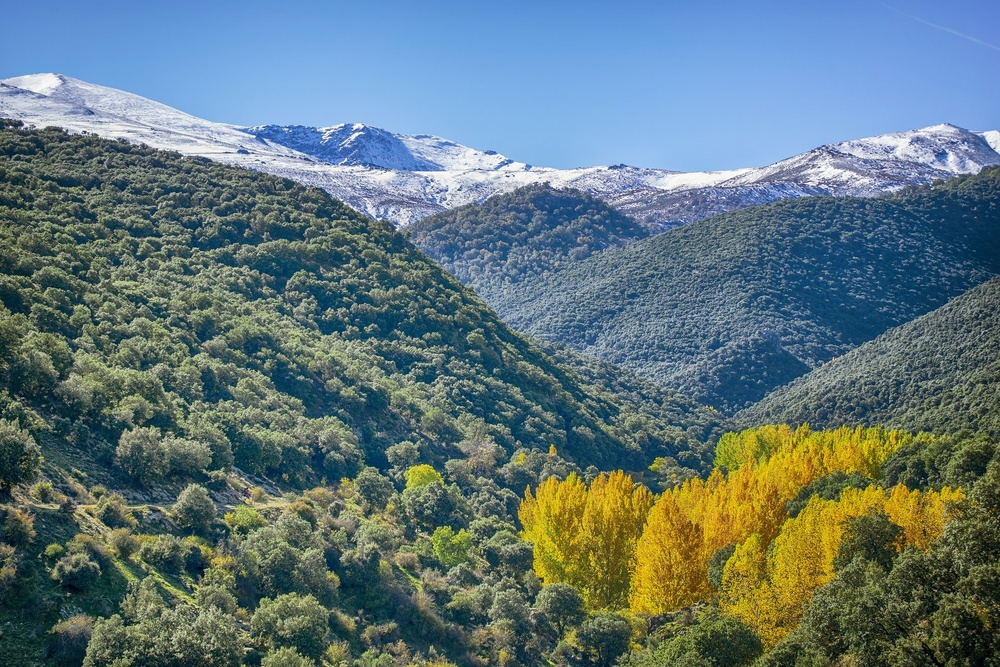
//> input picture week10/landscape.jpg, 1000 x 667 px, shrunk from 1920 x 1280 before the run
$ ./main   (built with g++ and OpenCV 4)
//> lines starting //> are read from the running program, lines starting //| are printed output that depends on the picture; after the words box and inside, x2 and y2 are one past the last pixel; in counts of white or black regions, pixels touching at a corner belong together
//
//  main.cpp
//  week10
//
//  Created by 임성현 on 2020/05/24.
//  Copyright © 2020 임성현. All rights reserved.
//

#include <iostream>
#include <opencv2/opencv.hpp>

using namespace std;
using namespace cv;

Mat img_src;
string szWinName1 = "Main";
string szTrackbarName1 = "brightness";
string szTrackbarName2 = "contrast";

void ex00();
int calcBrightness(Mat m);
void onChange_Brightness(int value, void*);
void onChange_Contrast(int value, void*);
void addBrightness(Mat m, int v);
void multiplyContrast(Mat m, double v);
double mymin(double a, double b);

void ex01();
Mat calc_myHistogram(Mat m, int nBins);
void draw_histo(Mat hist, Mat &hist_img, Size size = Size(256, 200)) {
    hist_img = Mat(size, CV_8U, Scalar(255));               // 그래프 행렬
    float bin_width = (float)hist_img.cols / hist.rows;     // 한 계급의 너비(높이 / 너비)
    normalize(hist, hist, 0, hist_img.rows, NORM_MINMAX);   // histogram 정규화

    for (int i = 0; i < hist.rows; i++) {
        float start_x = i * bin_width;
        float end_x = (i+1) * bin_width;
        Point2f pt1(start_x, 0);
        Point2f pt2(end_x, hist.at<float>(i));

        if (pt2.y > 0) {    // 0인 경우는 사각형을 그릴 필요가 없다.
            rectangle(hist_img, pt1, pt2, Scalar(0), -1);   // 막대 사각형 그리기
        }
    }
    flip(hist_img, hist_img, 0);                            // x축 기준으로 상하 반전.
}


void ex02();
void create_hist(Mat img, Mat &hist, Mat &hist_img);


// [55 lines left out: functions main, create_hist, ex02, not called in this run]

void ex01() {
    Mat m_src = imread("/Users/seonghyeon/xCode/opencv/opencv/week10/landscape.jpg", IMREAD_GRAYSCALE);
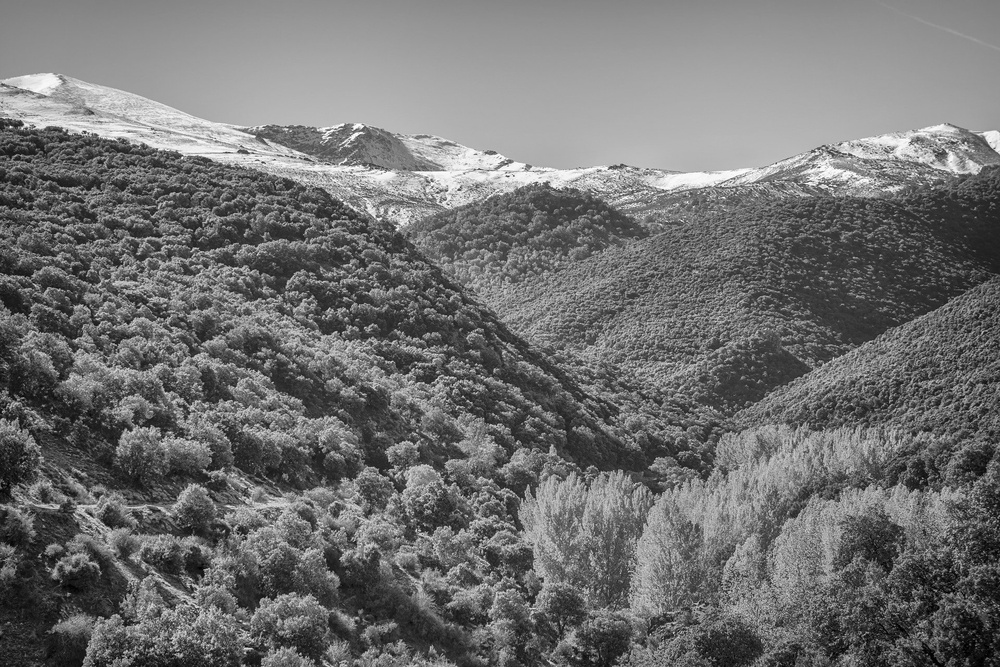
//> m_src: 667 rows x 1000 cols, CV_8UC1; min 0, max 255, mean 112.7
    Mat m_src2 = imread("/Users/seonghyeon/xCode/opencv/opencv/week10/C.jpg", IMREAD_GRAYSCALE);
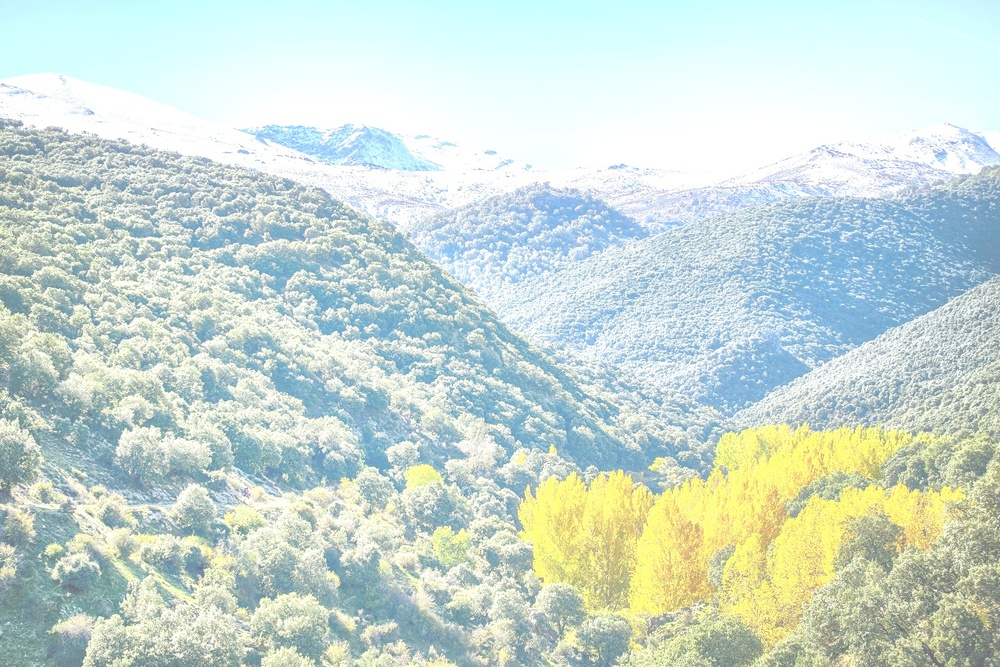
//> input picture week10/C.jpg, 1000 x 667 px, shrunk from 1920 x 1280 before the run
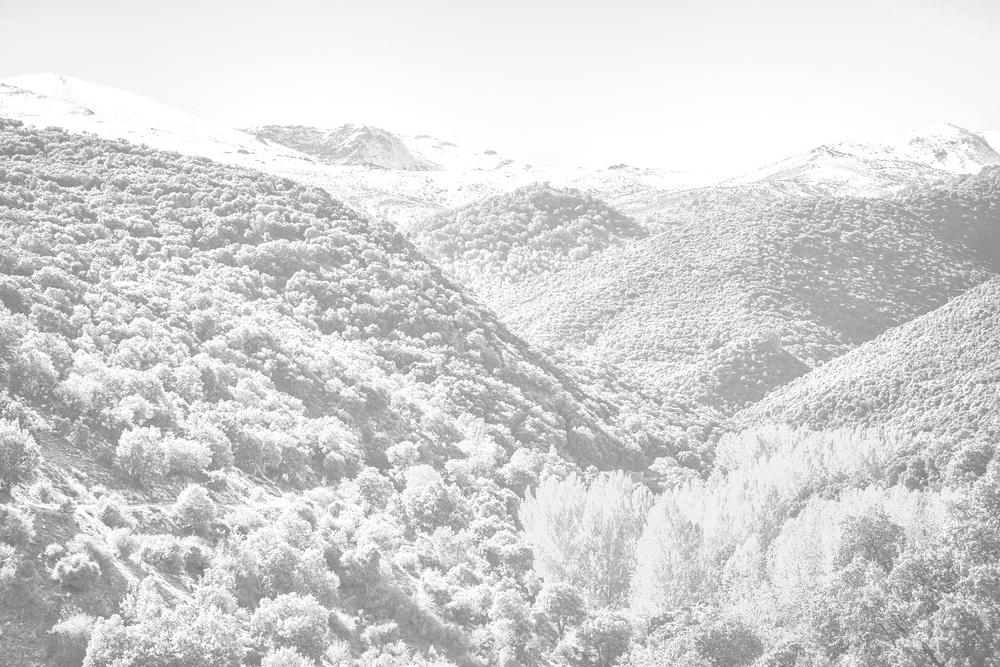
//> m_src2: 667 rows x 1000 cols, CV_8UC1; min 99, max 255, mean 212.7
//> in calc_myHistogram, `calcHist(&m, 1, channels, Mat(), hist, 1, hitSize, ranges);`: hist = 256 values, max 5477 at index 144, min 34 at index 1, mean 2605.5
    Mat m_histo_img1, m_histo_img2;
    imshow("사진", m_src);

    Mat hist1 = calc_myHistogram(m_src, 256);
//> hist1 has the same summary as hist in calc_myHistogram
    Mat hist2 = calc_myHistogram(m_src2, 256);
//> hist2 = 256 values, max 33154 at index 255, min 0 at index 0, mean 2605.5
//> in draw_histo, `hist_img = Mat(size, CV_8U, Scalar(255));`: hist_img: 200 rows x 256 cols, CV_8UC1; every value is 255
//> in draw_histo, `normalize(hist, hist, 0, hist_img.rows, NORM_MINMAX);`: hist = 256 values, max 200 at index 144, min 0 at index 1, mean 94.49
//> the loop in draw_histo, `for (int i = 0; i < hist.rows; i++)` made 256 passes
//> pt2 on passes 1 to 3: Point(1, 1.03), Point(2, 0), Point(3, 0.992)
//> after the loop in draw_histo, `for (int i = 0; i < hist.rows; i++)`:
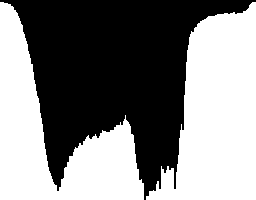
//> hist_img: 200 rows x 256 cols, CV_8UC1; 51.3% white; 1 black region, box (x1, y1, x2, y2) and area: (0, 0, 256, 200) 24922
//> in draw_histo, `flip(hist_img, hist_img, 0);`:
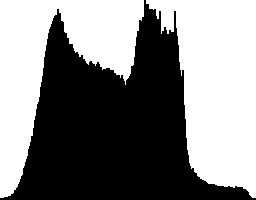
//> hist_img: 200 rows x 256 cols, CV_8UC1; 51.3% white; 1 black region, box (x1, y1, x2, y2) and area: (0, 0, 256, 200) 24922

    /*
    for (int i = 0; i < hist.rows; i++) {
        cout << i << ": " << hist.at<float>(i, 0) << endl;
    }
    */

    draw_histo(hist1, m_histo_img1);
//> hist1 has the same summary as hist in draw_histo
    draw_histo(hist2, m_histo_img2);

    imshow("histogram", m_histo_img1);
    imshow("histogram2", m_histo_img2);

    waitKey(0);
}

Mat calc_myHistogram(Mat m, int nBins) {
    Mat hist;
    int channels[] = { 0 };     // 채널 목록
    int hitSize[] = { nBins };  // bin 개수
    float range[] = { 0, 256 }; // 0 - 255까지, 조각내자.
    const float* ranges[] = { range };
    calcHist(&m, 1, channels, Mat(), hist, 1, hitSize, ranges);
    return hist;
}


// [13 lines left out: functions onChange_Brightness, onChange_Contrast, not called in this run]

double mymin(double a, double b) {
    return (a < b) ? a : b;
}

void multiplyContrast(Mat m, double v) {
    m = m * v;
}

// [49 lines left out: functions calcBrightness, addBrightness, ex00, not called in this run]

// added to run one function of the file
int main() { ex01(); }
//> call 2 of draw_histo, with size = Size(256, 200)
//> in draw_histo (call 2), `normalize(hist, hist, 0, hist_img.rows, NORM_MINMAX);`: hist = 256 values, max 200 at index 255, min 0 at index 0, mean 15.72
//> the loop in draw_histo (call 2), `for (int i = 0; i < hist.rows; i++)` made 256 passes
//> pt2 on passes 1 to 3: Point(1, 0), Point(2, 0), Point(3, 0)
//> after the loop in draw_histo (call 2), `for (int i = 0; i < hist.rows; i++)`:
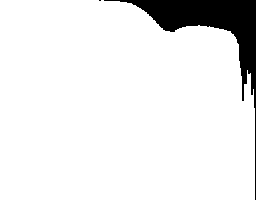
//> hist_img: 200 rows x 256 cols, CV_8UC1; 91.7% white; 2 black regions (1 under 20 px), largest, box (x1, y1, x2, y2) and area: (104, 0, 256, 200) 4253
//> in draw_histo (call 2), `flip(hist_img, hist_img, 0);`:
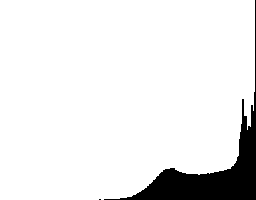
//> hist_img: 200 rows x 256 cols, CV_8UC1; 91.7% white; 2 black regions (1 under 20 px), largest, box (x1, y1, x2, y2) and area: (104, 0, 256, 200) 4253
